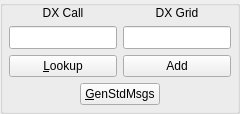
           <widget class="QGroupBox" name="dxStationGroupBox">
            <property name="sizePolicy">
             <sizepolicy hsizetype="Preferred" vsizetype="Preferred">
              <horstretch>0</horstretch>
              <verstretch>0</verstretch>
             </sizepolicy>
            </property>
            <property name="minimumSize">
             <size>
              <width>0</width>
              <height>0</height>
             </size>
            </property>
            <property name="maximumSize">
             <size>
              <width>16777215</width>
              <height>16777215</height>
             </size>
            </property>
            <property name="styleSheet">
             <string notr="true"/>
            </property>
            <property name="title">
             <string/>
            </property>
            <property name="alignment">
             <set>Qt::AlignCenter</set>
            </property>
            <layout class="QGridLayout" name="gridLayout">
             <property name="leftMargin">
              <number>6</number>
             </property>
             <property name="topMargin">
              <number>0</number>
             </property>
             <property name="rightMargin">
              <number>6</number>
             </property>
             <property name="bottomMargin">
              <number>6</number>
             </property>
             <property name="spacing">
              <number>6</number>
             </property>
             <item row="2" column="0" colspan="2">
              <layout class="QVBoxLayout" name="verticalLayout_6">
               <item>
                <layout class="QHBoxLayout" name="horizontalLayout_3">
                 <item>
                  <widget class="QLineEdit" name="dxCallEntry">
                   <property name="sizePolicy">
                    <sizepolicy hsizetype="Minimum" vsizetype="Fixed">
                     <horstretch>0</horstretch>
                     <verstretch>0</verstretch>
                    </sizepolicy>
                   </property>
                   <property name="minimumSize">
                    <size>
                     <width>0</width>
                     <height>23</height>
                    </size>
                   </property>
                   <property name="maximumSize">
                    <size>
                     <width>16777215</width>
                     <height>16777215</height>
                    </size>
                   </property>
                   <property name="text">
                    <string/>
                   </property>
                   <property name="alignment">
                    <set>Qt::AlignCenter</set>
                   </property>
                  </widget>
                 </item>
                 <item>
                  <widget class="QLineEdit" name="dxGridEntry">
                   <property name="sizePolicy">
                    <sizepolicy hsizetype="Minimum" vsizetype="Fixed">
                     <horstretch>0</horstretch>
                     <verstretch>0</verstretch>
                    </sizepolicy>
                   </property>
                   <property name="minimumSize">
                    <size>
                     <width>0</width>
                     <height>23</height>
                    </size>
                   </property>
                   <property name="maximumSize">
                    <size>
                     <width>16777215</width>
                     <height>16777215</height>
                    </size>
                   </property>
                   <property name="text">
                    <string/>
                   </property>
                   <property name="alignment">
                    <set>Qt::AlignCenter</set>
                   </property>
                  </widget>
                 </item>
                </layout>
               </item>
               <item>
                <layout class="QGridLayout" name="gridLayout_2">
                 <item row="0" column="0">
                  <widget class="QPushButton" name="lookupButton">
                   <property name="sizePolicy">
                    <sizepolicy hsizetype="Minimum" vsizetype="Fixed">
                     <horstretch>0</horstretch>
                     <verstretch>0</verstretch>
                    </sizepolicy>
                   </property>
                   <property name="minimumSize">
                    <size>
                     <width>0</width>
                     <height>0</height>
                    </size>
                   </property>
                   <property name="maximumSize">
                    <size>
                     <width>16777215</width>
                     <height>16777215</height>
                    </size>
                   </property>
                   <property name="text">
                    <string>&amp;Lookup</string>
                   </property>
                  </widget>
                 </item>
                 <item row="0" column="1">
                  <widget class="QPushButton" name="addButton">
                   <property name="sizePolicy">
                    <sizepolicy hsizetype="Minimum" vsizetype="Fixed">
                     <horstretch>0</horstretch>
                     <verstretch>0</verstretch>
                    </sizepolicy>
                   </property>
                   <property name="minimumSize">
                    <size>
                     <width>0</width>
                     <height>0</height>
                    </size>
                   </property>
                   <property name="maximumSize">
                    <size>
                     <width>16777215</width>
                     <height>16777215</height>
                    </size>
                   </property>
                   <property name="text">
                    <string>Add</string>
                   </property>
                  </widget>
                 </item>
                </layout>
               </item>
              </layout>
             </item>
             <item row="3" column="0" colspan="2">
              <layout class="QHBoxLayout" name="horizontalLayout_4">
               <item>
                <spacer name="horizontalSpacer_2">
                 <property name="orientation">
                  <enum>Qt::Horizontal</enum>
                 </property>
                 <property name="sizeHint" stdset="0">
                  <size>
                   <width>5</width>
                   <height>20</height>
                  </size>
                 </property>
                </spacer>
               </item>
               <item>
                <widget class="QPushButton" name="genStdMsgsPushButton">
                 <property name="sizePolicy">
                  <sizepolicy hsizetype="Preferred" vsizetype="Fixed">
                   <horstretch>0</horstretch>
                   <verstretch>0</verstretch>
                  </sizepolicy>
                 </property>
                 <property name="minimumSize">
                  <size>
                   <width>0</width>
                   <height>0</height>
                  </size>
                 </property>
                 <property name="maximumSize">
                  <size>
                   <width>16777215</width>
                   <height>16777215</height>
                  </size>
                 </property>
                 <property name="text">
                  <string>&amp;GenStdMsgs</string>
                 </property>
                </widget>
               </item>
               <item>
                <spacer name="horizontalSpacer_3">
                 <property name="orientation">
                  <enum>Qt::Horizontal</enum>
                 </property>
                 <property name="sizeHint" stdset="0">
                  <size>
                   <width>5</width>
                   <height>20</height>
                  </size>
                 </property>
                </spacer>
               </item>
              </layout>
             </item>
             <item row="1" column="1">
              <widget class="QLabel" name="DX_Grid_label">
               <property name="styleSheet">
                <string notr="true">border-width: 0;</string>
               </property>
               <property name="lineWidth">
                <number>1</number>
               </property>
               <property name="midLineWidth">
                <number>0</number>
               </property>
               <property name="text">
                <string>&lt;html&gt;&lt;head/&gt;&lt;body&gt;&lt;p align=&quot;center&quot;&gt;DX Grid&lt;/p&gt;&lt;/body&gt;&lt;/html&gt;</string>
               </property>
              </widget>
             </item>
             <item row="1" column="0">
              <widget class="QLabel" name="DX_Call_label">
               <property name="styleSheet">
                <string notr="true">border-width: 0;</string>
               </property>
               <property name="lineWidth">
                <number>1</number>
               </property>
               <property name="midLineWidth">
                <number>0</number>
               </property>
               <property name="text">
                <string>DX Call</string>
               </property>
               <property name="alignment">
                <set>Qt::AlignCenter</set>
               </property>
              </widget>
             </item>
            </layout>
           </widget>
